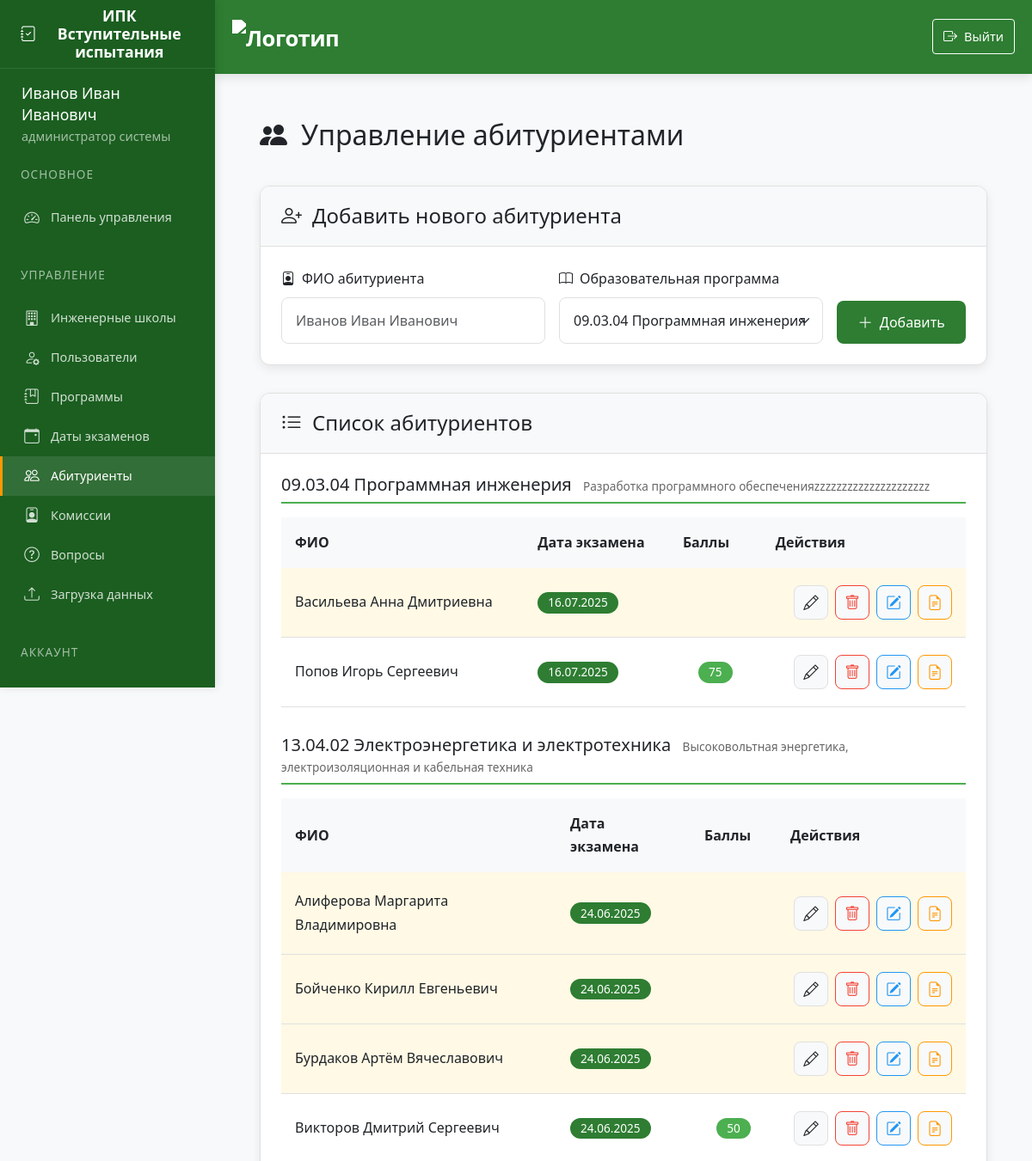
The app's page /applicants (signed in, upper part), older data.
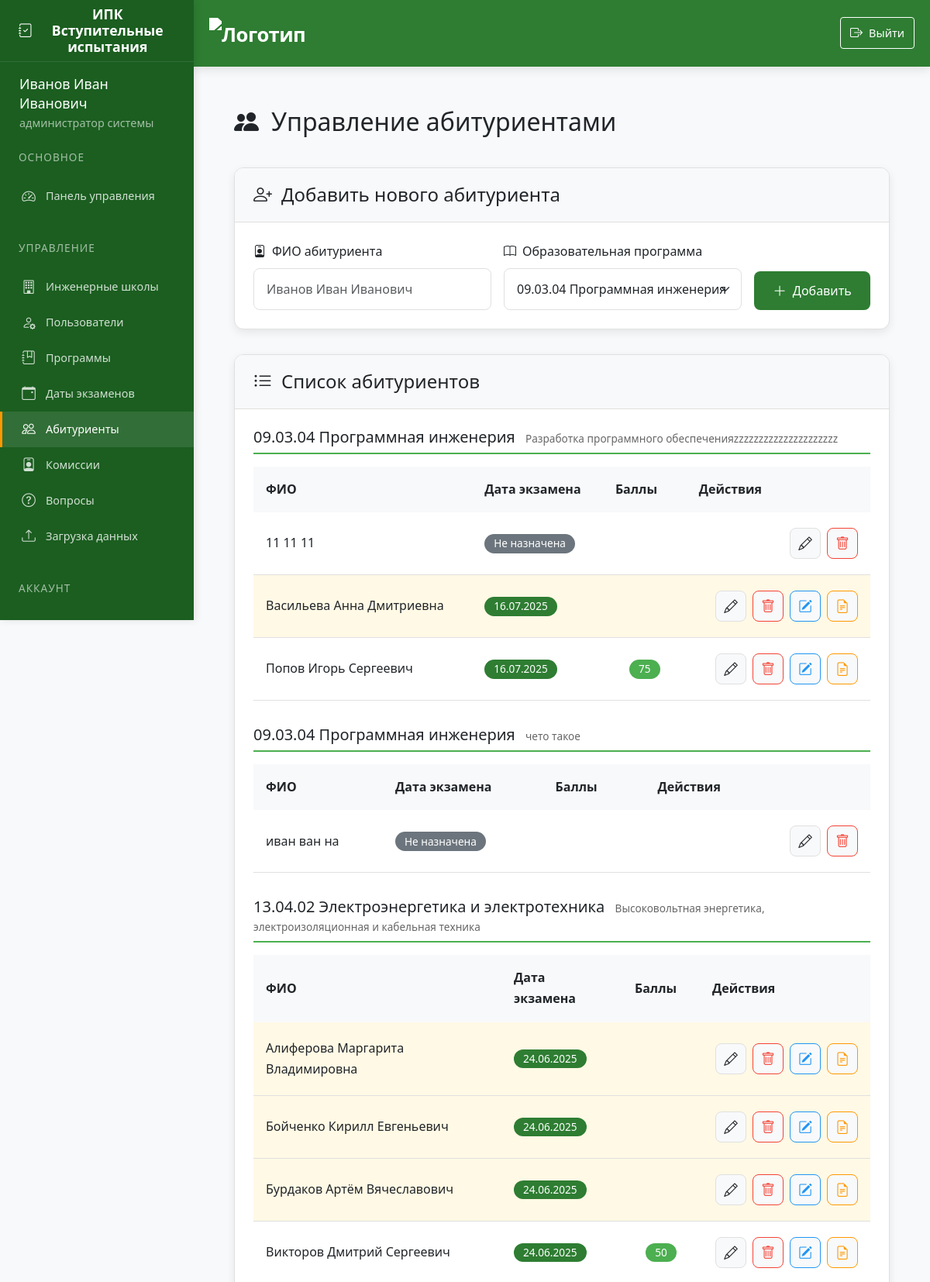
The same page, newer data.
### app/models.py (models this page shows)
class Program(db.Model):
    id = db.Column(db.Integer, primary_key=True)
    code = db.Column(db.String(50), nullable=False)
    name = db.Column(db.String(200), nullable=False)
    school_id = db.Column(db.Integer, db.ForeignKey('engineering_school.id'))
    questions = db.relationship('Question', backref='program', lazy=True, cascade='all, delete-orphan')
    standard_commission = db.relationship('StandardCommission', backref='program', lazy=True, cascade='all, delete-orphan')
    applicants = db.relationship('Applicant', backref='program', lazy=True, cascade='all, delete-orphan', passive_deletes=True)
    exam_dates = db.relationship('ExamDate', backref='program', lazy=True, cascade='all, delete-orphan',passive_deletes=True)
    oop = db.relationship("Oop", backref='program', lazy=True, cascade='all, delete-orphan')  # Важно: cascade

class Oop(db.Model):
    id = db.Column(db.Integer, primary_key=True)
    name = db.Column(db.String(256), nullable=False)
    program_id = db.Column(db.Integer, db.ForeignKey('program.id'), nullable=False)

class Applicant(db.Model):
    id = db.Column(db.Integer, primary_key=True)
    full_name = db.Column(db.String(200), nullable=False)
    program_id = db.Column(db.Integer, db.ForeignKey('program.id'), nullable=False)
    exam_date_id = db.Column(db.Integer, db.ForeignKey('exam_date.id'))
    scores = db.relationship('Score', backref='applicant', lazy=True, cascade='all, delete-orphan')

class ExamDate(db.Model):
    id = db.Column(db.Integer, primary_key=True)
    date = db.Column(db.DateTime, nullable=False)
    program_id = db.Column(db.Integer, db.ForeignKey('program.id'), nullable=False)
    commission = db.relationship('CommissionMember', backref='exam_date', lazy=True, cascade='all, delete-orphan')  # Каскад
    applicants = db.relationship('Applicant', backref='exam_date', lazy=True,cascade='all, delete-orphan',passive_deletes=True)  # Обрабатывается отдельно

### app/routes.py (the view, shortened to what this page needs)
@routes.route('/applicants', methods=['GET', 'POST'])
@login_required
def applicants():
    if current_user.role not in ['admin', 'secretary']:
        abort(403)
    form = ApplicantForm()
    upload_form = UploadApplicantsForm()
    program_query = Program.query
    if current_user.role == 'secretary':
        program_query = program_query.filter_by(school_id=current_user.school_id)
    form.program_id.choices = [
        (p.id, f"{p.code} {p.name}")
        for p in program_query.order_by(Program.code)
    ]
    programs_with_applicants_query = program_query.options(
        db.joinedload(Program.applicants)
    ).order_by(Program.code)
    if current_user.role == 'secretary':
        programs_with_applicants = [
            p for p in programs_with_applicants_query.all()
            if p.applicants
        ]
    else:
        programs_with_applicants = [
            p for p in programs_with_applicants_query.all()
            if p.applicants
        ]
    for program in programs_with_applicants:
        program.applicants.sort(key=lambda x: x.full_name)
    applicants_flat = Applicant.query
    if current_user.role == 'secretary':
        applicants_flat = applicants_flat.join(Program).filter(
            Program.school_id == current_user.school_id
        )
    applicants_flat = applicants_flat.order_by(Applicant.id.desc()).all()
    return render_template(
        'applicants.html',
        form=form,
        upload_form=upload_form,
        applicants=applicants_flat,  # для обратной совместимости
        programs_with_applicants=programs_with_applicants,  # для группировки
        current_user=current_user
    )

### app/forms.py
class ApplicantForm(FlaskForm):
    full_name = StringField('ФИО', validators=[DataRequired(), Length(min=5, max=200)])
    program_id = SelectField('Программа', coerce=int, validators=[DataRequired()])
    submit = SubmitField('Добавить')
    def __init__(self, *args, **kwargs):
        super(ApplicantForm, self).__init__(*args, **kwargs)
        self.program_id.choices = [(p.id, f"{p.code} {p.name}") for p in Program.query.all()]

class UploadApplicantsForm(FlaskForm):
    file = FileField('Файл с абитуриентами (CSV или Excel)', validators=[FileRequired()])
    submit = SubmitField('Загрузить')

### app/templates/applicants.html (shortened to what the changed rows need)
{% extends "base.html" %}
{% block content %}
<div class="applicants-container">
    <div class="page-header">
        <h1>
            <i class="bi bi-people-fill"></i>
            Управление абитуриентами
        </h1>
    </div>
    <div class="add-applicant-card">
        <div class="card-header">
            <h2>
                <i class="bi bi-person-plus"></i>
                Добавить нового абитуриента
            </h2>
        </div>
    </div>
    <div class="applicants-list-card">
        <div class="card-header">
            <h2>
                <i class="bi bi-list-ul"></i>
                Список абитуриентов
            </h2>
        </div>
        <div class="card-body">
            {% if applicants %}
                {% for program in programs_with_applicants %}
                <div class="program-group">
                    <h3 class="program-title">
                        {{ program.code }} {{ program.name }}
                        <small class="program-oop">{{ program.oop[0].name }}</small>
                    </h3>
                    <div class="table-responsive">
                        <table class="applicants-table">
                            <thead>
                                <tr>
                                    <th>ФИО</th>
                                    <th>Дата экзамена</th>
                                    <th>Баллы</th>
                                    <th class="actions-header">Действия</th>
                                </tr>
                            </thead>
                            <tbody>
                                {% for applicant in program.applicants %}
                                <tr class="{% if applicant.exam_date and not applicant.scores %}warning-row{% endif %}">
                                    <td class="applicant-name">{{ applicant.full_name }}</td>
                                    <td class="exam-date">
                                        {% if applicant.exam_date %}
                                            <span class="badge exam-badge">
                                                {{ applicant.exam_date.date.strftime('%d.%m.%Y') }}
                                            </span>
                                        {% else %}
                                            <span class="badge no-exam-badge">Не назначена</span>
                                        {% endif %}
                                    <td class="scores">
                                        {% if applicant.scores %}
                                            {% set total_score = applicant.scores | sum(attribute='score') %}
                                            <span class="badge score-badge">{{ total_score }}</span>
                                        {% else %}
                                            <span class="badge no-scores-badge"></span>
                                        {% endif %}
                                    </td>
                                    <td class="actions">
                                        <div class="actions-group">
                                            <a href="{{ url_for('routes.edit_applicant', applicant_id=applicant.id) }}"
                                               class="btn btn-edit" title="Редактировать">
                                                <i class="bi bi-pencil"></i>
                                            </a>
                                            <form action="{{ url_for('routes.delete_applicant', applicant_id=applicant.id) }}" method="POST">
                                                <button type="submit" class="btn btn-delete" title="Удалить"
                                                        onclick="return confirm('Вы уверены?')">
                                                    <i class="bi bi-trash"></i>
                                                </button>
                                            </form>
                                            {% if applicant.exam_date %}
                                            <a href="{{ url_for('routes.applicant_scores', applicant_id=applicant.id) }}"
                                               class="btn btn-scores" title="Баллы">
                                                <i class="bi bi-pencil-square"></i>
                                            </a>
                                            <a href="{{ url_for('routes.view_protocol', applicant_id=applicant.id) }}"
                                               class="btn btn-protocol" title="Протокол">
                                                <i class="bi bi-file-earmark-text"></i>
                                            </a>
                                            {% endif %}
                                        </div>
                                    </td>
                                </tr>
                                {% endfor %}
                            </tbody>
                        </table>
                    </div>
                </div>
                {% endfor %}
            {% else %}
            <div class="empty-state">
                <i class="bi bi-people"></i>
                <p>Нет абитуриентов</p>
            </div>
            {% endif %}
        </div>
    </div>
</div>
{% endblock %}

Row changes from the older to the newer data that the page shows:
added Applicant: full_name "11 11 11", shows "Не назначена", shown under Program "Разработка программного обеспеченияzzzzzzzzzzzzzzzzzzzzz"
added Program: code "09.03.04", name "Программная инженерия", name "чето такое"
added Applicant: full_name "иван ван на", shows "Не назначена", shown under "09.03.04"
